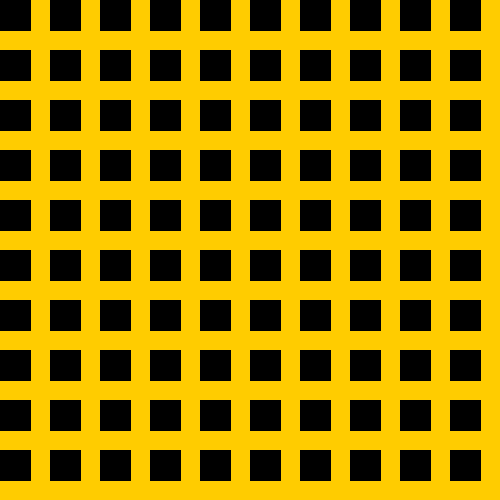
Frame 1 (no input)
Frame 60 (the mouse pressed at the canvas centre just before this capture): identical to frame 1, image omitted
Frame 120 (the mouse held since frame 60 and released just before this capture): identical to frame 1, image omitted

The Processing sketch that drew this single still picture (run headless with seeded random() and noise(); from frame 60 on, the mouse is pressed at the canvas centre):

// Processing sketch: sketch_170411___
// ── sketch_170411___.pde
  

void setup() { 
  size(500,500);  
}
void draw() {
  background(255, 204, 0);
  
  for (int i=0; i<10; i++){
    for (int j=0; j<10; j++){
      drawButton(i*50, j*50, 30);
    }
  }
}

void drawButton(float x, float y, float w) {
  if ((x<mouseX && mouseX<x+50) && (y<mouseY && mouseY<y+50)) {
    fill(255, 255, 255);
    rect(x, y, w, w); 
    if (mousePressed) {
      rect(x-5, y-5, w+10, w+10);
     
    }
  } else {
    fill(0, 0, 0);
    rect(x, y, w, w);
  }
}

//void drawButton(float x, float y, float w) {
//  if ((x<mouseX && mouseX<x+50) && (y<mouseY && mouseY<y+50)) {
//    fill(255, 255, 255);
//    rect(x, y, w, w); 
//    if (mousePressed) {
//      rect(x-5, y-5, w+10, w+10);
//    }
//  } else {
//    fill(0, 0, 0);
//    rect(x, y, w, w);
//  }
//}
